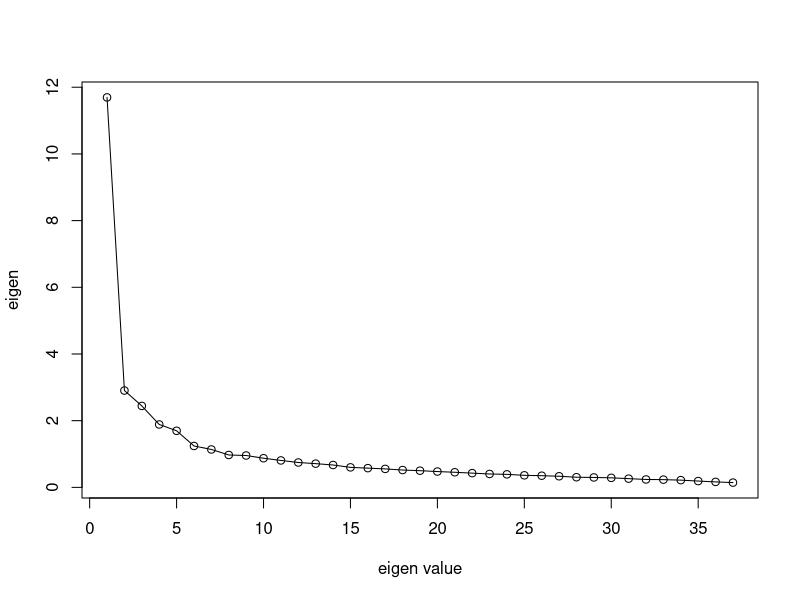

This chart was generated by the following R code:

library(psych)
library(psy)
myfa <- function(X, m=1,...){
  fa(r=X, nfactors = m, fm='ml',rotate = 'promax',...)
}
SRdat <- read.csv("data/SR2.csv", header = T)
omega.coef <- function(x, nfactors=1, fm='ml',...){
  1 - ( sum(fa(x, nfactors = nfactors, fm=fm,...)$uniquenesses*diag(var(x)))/
          sum(var(x)))
}
myfa(SRdat); cronbach(SRdat); omega.coef(SRdat)
myscree <- function(r, b='eigen value'){
  plot(fa(r)$e.values, type='o', xlab = b, ylab = "eigen")
}
myscree(SRdat)
